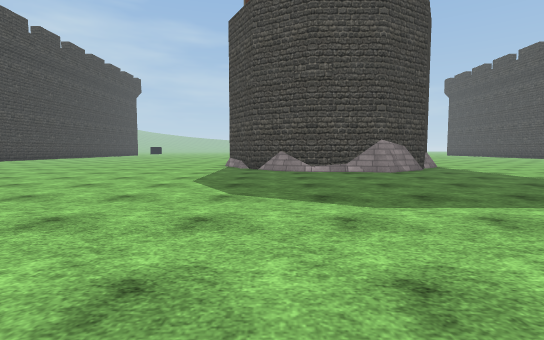
view 1 (above)

20 first-person views from a walk through a 3-D level made in the Unity game engine. The camera is 1.2 m above the floor, tilts 4° down and sees 85° across. The floor is counted in squares, 2 m on a side. Each view is taken from the middle of a square. On the plan, view 1 faces up. The plan holds only what a view shows up to about 9 squares ahead; the rest is blank. The place goes on beyond the plan. The player character is not drawn. Some surface patterns are stand-ins.

view 2
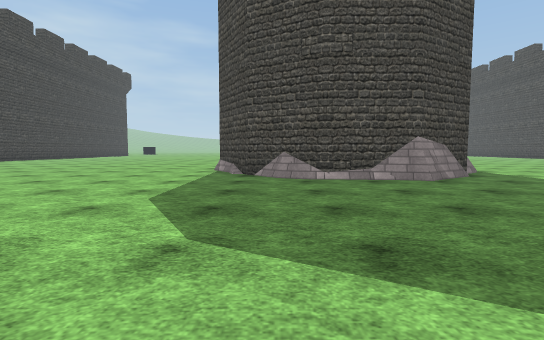

view 3
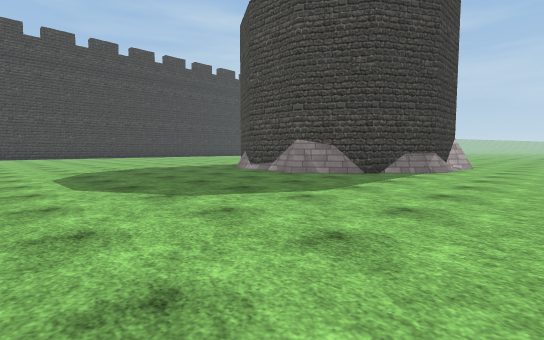

view 4
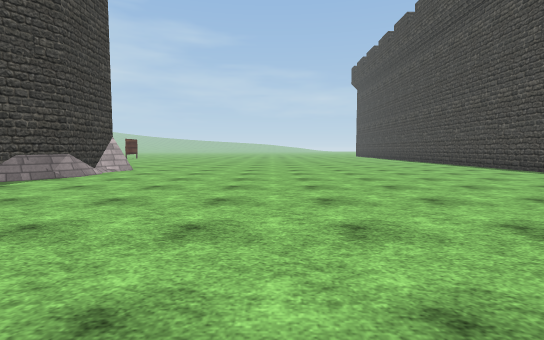

view 5
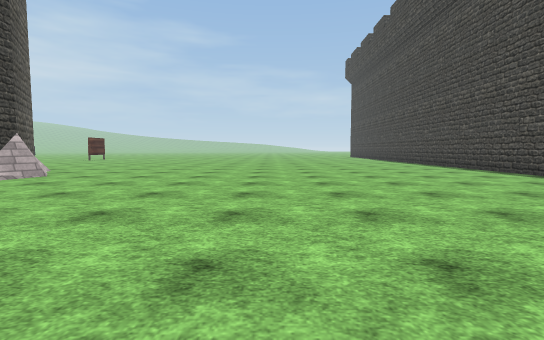

view 6
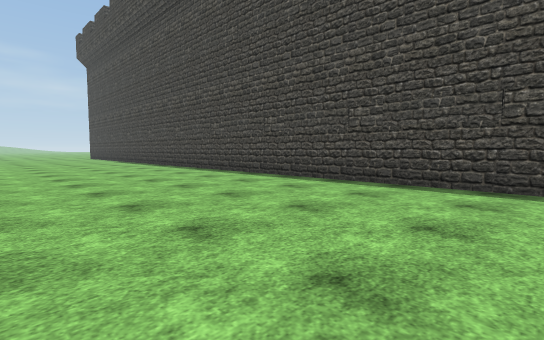

view 7
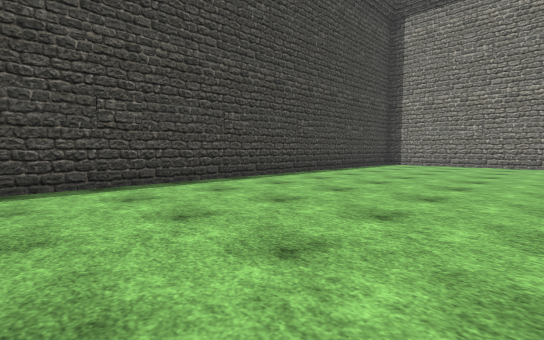

view 8
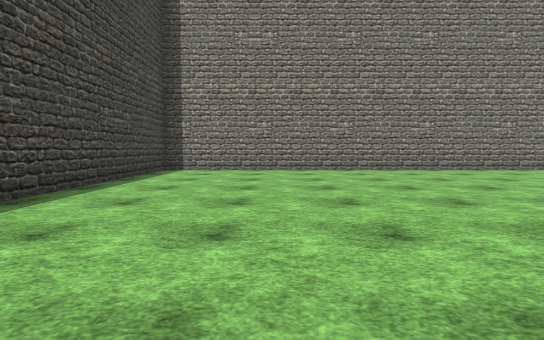

view 9
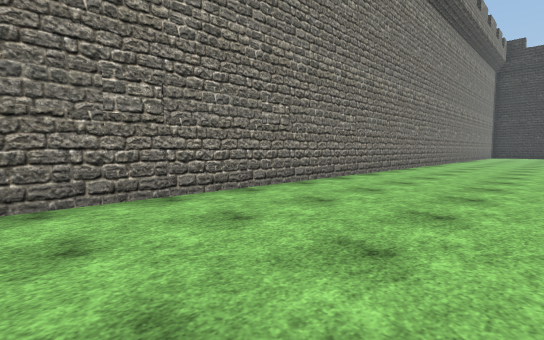

view 10
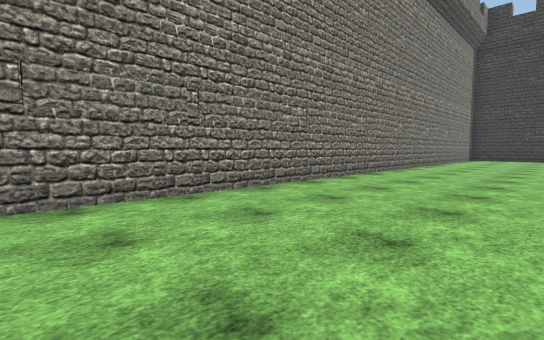

view 11
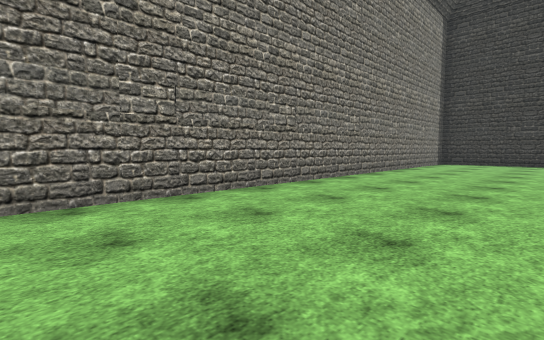

view 12
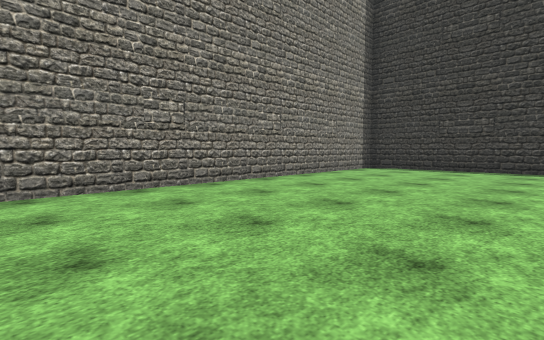

view 13
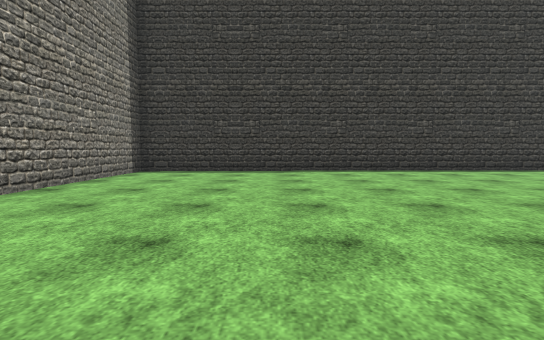

view 14
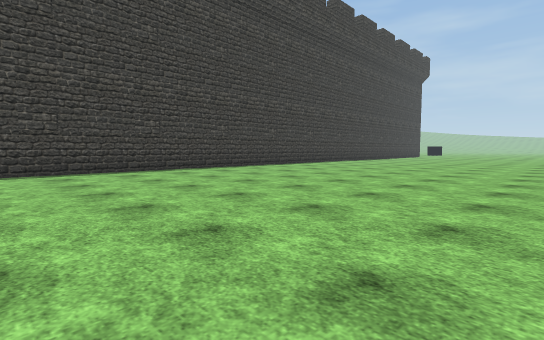

view 15
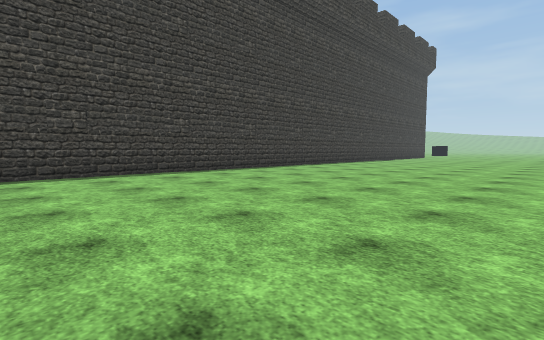

view 16
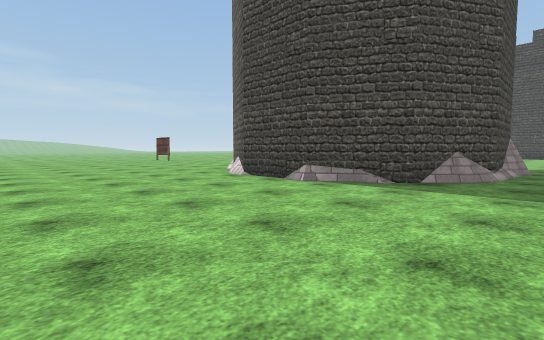

view 17
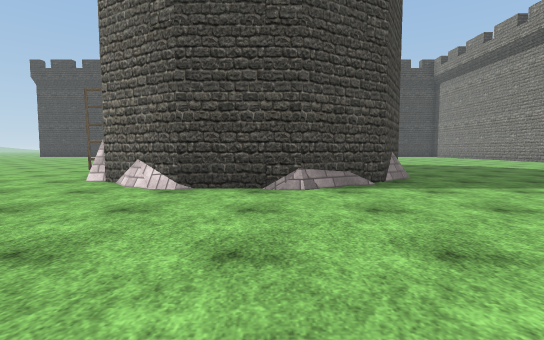

view 18
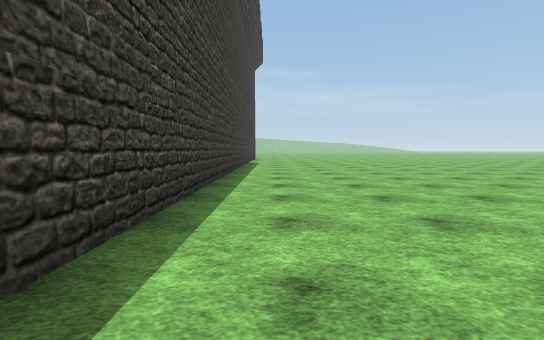

view 19
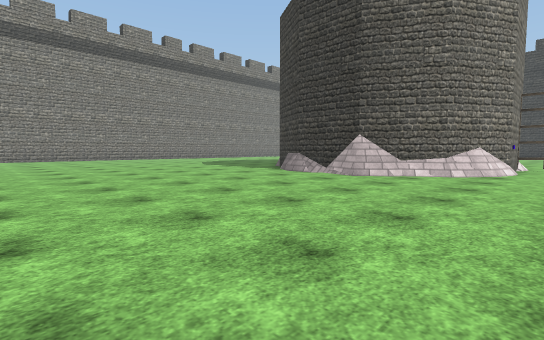

view 20
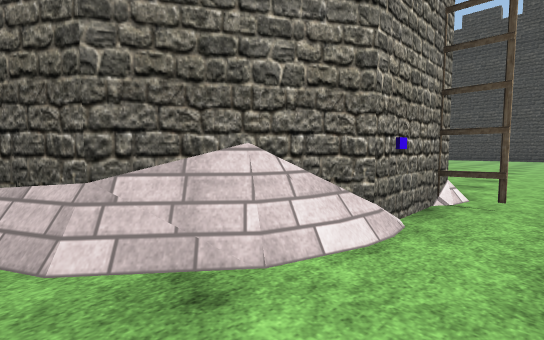

### Floor plan
Points are (right, up) in squares from view 1. A wall is a line through its corners. A room is listed if a view was taken in it or the views show most of it. See-through windows are left out.
Room 1 (views 1, 2, 3, 4, 5, 6, 7, 8, 9, 10, 11, 12, 13, 14, 15, 16, 17, 18, 19, 20)
walls: (0.3, 8.1) (-0.3, 8.9); (4.3, 8.7) (3, 7.7) (2, 8); (5.3, 12.8) (5.5, 12.6) (5.5, 10.6) (4.6, 9) (2.9, 8) (1.1, 8) (-0.6, 8.9) (-1.5, 10.6) (-1.5, 12.4) (-0.6, 14.1); (5.2, 13) (5.6, 12.8); (5.9, 12.6) (5.5, 11.6); (3.5, 14.7) (4.6, 14.1); (3.8, 14.7) (4.5, 14.1) (5.5, 12.4); (-13.1, 16.5) (-13.1, -1.6) (17.1, -1.6) (17.1, 15.8)
low walls: (2.3, 7.9) (0.3, 8.1); (5.5, 10.1) (5.2, 9.6); (5, 13.3) (5.6, 13); (3.5, 14.9) (3.9, 14.8) (4.8, 14.2) (5.2, 13.4)
ways out: opening at (-1, 15.5); opening at (4, 16)

Where each view was taken, in squares from view 1:
view 1: 0 up, 0 right, facing up
view 2: 2 up, 0 right, facing up
view 3: 2 up, 8 right, facing up-left
view 4: 4 up, 10 right, facing up
view 5: 6 up, 11 right, facing up
view 6: 8 up, 12 right, facing up-right
view 7: 10 up, 12 right, facing down-right
view 8: 7 up, 14 right, facing down
view 9: 2 up, 11 right, facing down-left
view 10: 2 up, 5 right, facing down-left
view 11: 2 up, 0 right, facing down-left
view 12: 3 up, 4 left, facing down-left
view 13: 2 up, 5 left, facing left
view 14: 5 up, 5 left, facing up-left
view 15: 7 up, 6 left, facing up-left
view 16: 7 up, 6 left, facing up-right
view 17: 11 up, 6 left, facing right
view 18: 10 up, 12 left, facing up
view 19: 16 up, 12 right, facing down-left
view 20: 16 up, 5 right, facing down-left
